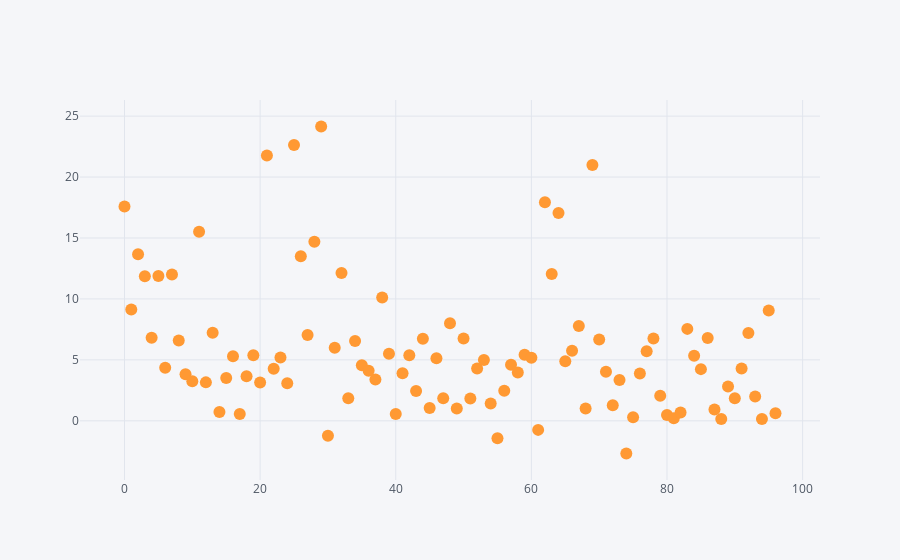

The code cell stored with this chart in its notebook:
### Code cell
df.iplot(kind='scatter',x=0,y=1,mode='markers')

### Figure 1 — Plotly figure (JSON) as saved in the notebook; plotly's stock layout.template omitted (floating-point values rounded to 4 significant figures)
{"data": [{"line": {"color": "rgba(255, 153, 51, 1.0)", "dash": "solid", "shape": "linear", "width": 1.3}, "marker": {"size": 12, "symbol": "circle"}, "mode": "markers", "name": "1", "text": "", "type": "scatter", "uid": "034384bb-ce41-480c-8fa5-d52f35a5fc06", "x": [0, 1, 2, 3, 4, 5, 6, 7, 8, 9, 10, 11, 12, 13, 14, 15, 16, 17, 18, 19, 20, 21, 22, 23, 24, 25, 26, 27, 28, 29, 30, 31, 32, 33, 34, 35, 36, 37, 38, 39, 40, 41, 42, 43, 44, 45, 46, 47, 48, 49, 50, 51, 52, 53, 54, 55, 56, 57, 58, 59, 60, 61, 62, 63, 64, 65, 66, 67, 68, 69, 70, 71, 72, 73, 74, 75, 76, 77, 78, 79, 80, 81, 82, 83, 84, 85, 86, 87, 88, 89, 90, 91, 92, 93, 94, 95, 96], "y": [17.59, 9.13, 13.66, 11.85, 6.823, 11.89, 4.348, 12, 6.599, 3.817, 3.252, 15.51, 3.155, 7.226, 0.7162, 3.513, 5.305, 0.5608, 3.652, 5.389, 3.139, 21.77, 4.263, 5.188, 3.083, 22.64, 13.5, 7.047, 14.69, 24.15, -1.22, 5.997, 12.13, 1.849, 6.543, 4.562, 4.116, 3.393, 10.12, 5.497, 0.5566, 3.912, 5.385, 2.441, 6.732, 1.046, 5.134, 1.844, 8.004, 1.018, 6.75, 1.84, 4.288, 4.998, 1.423, -1.421, 2.476, 4.604, 3.962, 5.414, 5.169, -0.7428, 17.93, 12.05, 17.05, 4.885, 5.744, 7.775, 1.017, 20.99, 6.68, 4.026, 1.278, 3.341, -2.681, 0.2968, 3.885, 5.701, 6.753, 2.058, 0.4795, 0.2042, 0.6786, 7.543, 5.344, 4.242, 6.798, 0.927, 0.152, 2.821, 1.845, 4.296, 7.203, 1.987, 0.1445, 9.055, 0.617]}], "layout": {"legend": {"bgcolor": "#F5F6F9", "font": {"color": "#4D5663"}}, "paper_bgcolor": "#F5F6F9", "plot_bgcolor": "#F5F6F9", "title": {"font": {"color": "#4D5663"}}, "xaxis": {"gridcolor": "#E1E5ED", "showgrid": true, "tickfont": {"color": "#4D5663"}, "title": {"font": {"color": "#4D5663"}, "text": ""}, "zerolinecolor": "#E1E5ED"}, "yaxis": {"gridcolor": "#E1E5ED", "showgrid": true, "tickfont": {"color": "#4D5663"}, "title": {"font": {"color": "#4D5663"}, "text": ""}, "zerolinecolor": "#E1E5ED"}}}
